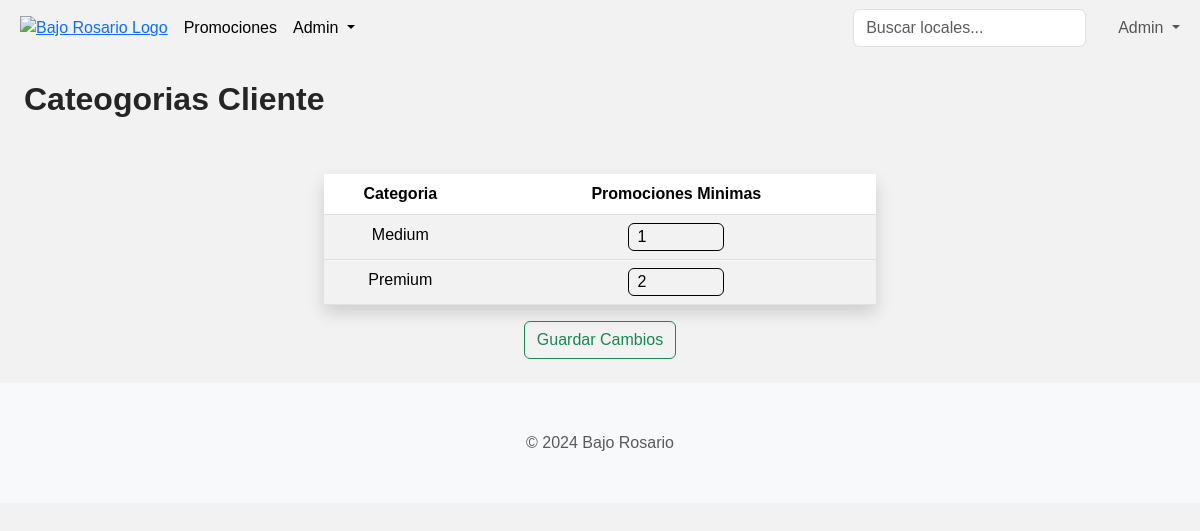
The page /admin/categorias_cliente (signed in) on the database its author committed.
### tables this page shows
CREATE TABLE `categorias_cliente` (
  `cod_categoria` int(11) NOT NULL,
  `categoria` varchar(100) NOT NULL,
  `promociones_minimas_adquiridas` int(11) NOT NULL
);

### src/views/admin/admin_cliente_categorias.php (the view, shortened to what this page needs)
<?php
include '../header.php';
include __DIR__ . "/../../../config/db.php";
?>
<div class="section">
    <h2 class="title"> Cateogorias Cliente </h2>
    <div class="container p-4 text-center" style="max-width: 600px;">
        <form action="/bajorosario-shopping/src/controllers/clientes/cliente_categorias.php" method="POST">
            <table class="table table-striped table-hover shadow">
            <thead>
                <tr>
                    <th scope="col">Categoria</th>
                    <th scope="col">Promociones Minimas</th>
                </tr>
            </thead>
                <?php
                $query = "SELECT * FROM categorias_cliente";
                $result_tasks = mysqli_query($conn, $query);
                while($row = mysqli_fetch_array($result_tasks)){?>
                    <tbody>
                        <tr>
                        <td><?php echo ucfirst($row['categoria'])?></td>
                        <td>
                            <input class="w-25 rounded ps-2" style="background-color: transparent; border: 1px solid black; color: black" type="text" name="promociones_minimas_<?php echo $row['cod_categoria']?>" value="<?php echo $row['promociones_minimas_adquiridas']?>">
                        </td>
                        </tr>
                    </tbody>
                <?php }?>
            </table>
            <div>
                <button class="btn btn-outline-success" type="submit" name="save_changes" value="save_changes">Guardar Cambios</button>
            </div>
        </form>
    </div>
</div>

### styles/index.css (style rules this page uses)
body { font-family: 'Geist', sans-serif, system-ui; margin: 0 auto; align-items: center; background: #f2f2f2; }
.title { font-size: 2rem; font-weight: bold; padding: 1.5rem; color: #252525; }
.section { max-width: 1200px; margin: 0 auto; }

### rows shown on the page
categorias_cliente: categoria "Medium", promociones_minimas_adquiridas "1"
categorias_cliente: categoria "Premium", promociones_minimas_adquiridas "2"

### other values the page prints
$_SESSION['nombre_usuario'] "Admin"
